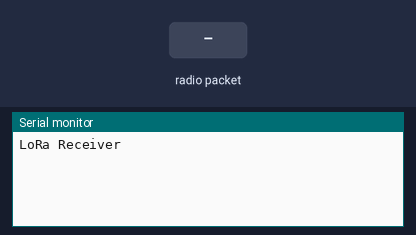
This sketch was run on a simulated Arduino Uno, built with avr-gcc and run on an emulated ATmega328P. Parts: the last lines printed to the serial monitor. The inputs (shaded band) are chosen by the test bench. No radio packets arrive unless stated.

Above: at 1.2 s.
1.3 s: radio packet "1" arrives
At 2.2 s:
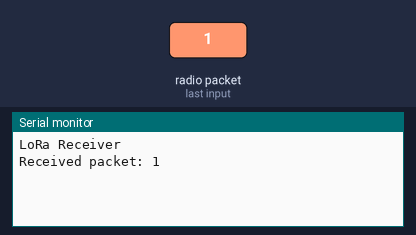
2.8 s: radio packet "0" arrives
At 3.4 s:
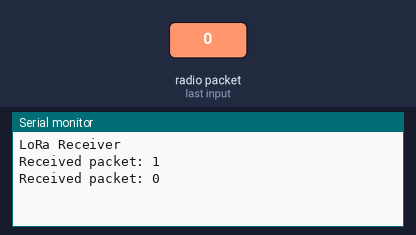
4.3 s: radio packet "2" arrives
At 5.7 s:
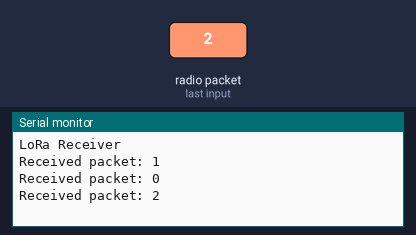

The sketch:

rece.ino
```cpp
#include <SPI.h>
#include <LoRa.h>

void setup() {
  Serial.begin(9600);
  while (!Serial);

  Serial.println("LoRa Receiver");

  if (!LoRa.begin(433E6)) {  // Initialize LoRa at 433 MHz
    Serial.println("Starting LoRa failed!");
    while (1);
  }
}

void loop() {
  // Try to parse a LoRa packet
  int packetSize = LoRa.parsePacket();
  if (packetSize) {
    // Received a packet
    Serial.print("Received packet: ");

    // Read the packet
    String received = "";
    while (LoRa.available()) {
      received += (char)LoRa.read();
    }

    // Print the received data
    Serial.println(received);

  }
}
```

Measured:
- after the input at 1.3 s, the serial monitor: prints a new line at once (image 1)
- after the input at 2.8 s, the serial monitor: prints a new line at once (image 2)
- after the input at 4.3 s, the serial monitor: prints a new line at once (image 3)
